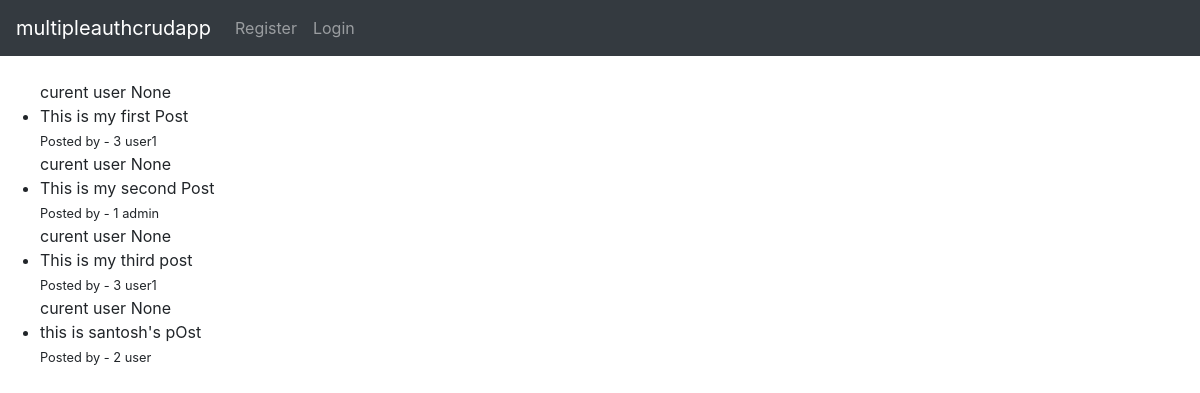
Before: / with the older database file.
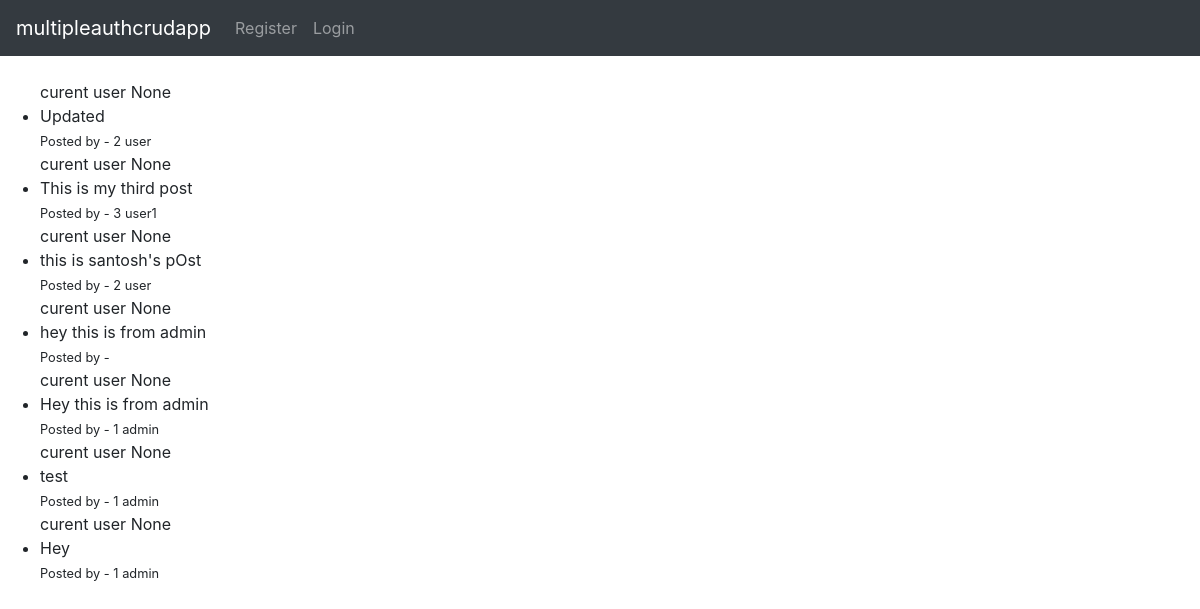
After: the same page with the newer database file.
### crudapp/models.py (models this page shows, shortened)
class Post(models.Model):
    title = models.CharField(max_length=255)
    author = models.ForeignKey(User, on_delete=models.CASCADE, null=True, blank=True)

### crudapp/views.py (the view)
# urls.py: path('', views.index ,name='index'),
def index(request):
    posts = Post.objects.all()
    return render(request,'crudapp/index.html',{'posts':posts})

### crudapp/templates/crudapp/index.html (shortened to what this page needs)
{% extends "crudapp/base.html" %}
{% block content %}
<ul>
    {% for post in posts%}
    <br>
    curent user {{user.id}}
    <li>{{post.title}}</li>
    <small>Posted by - {{post.author.id}} </small>
    <small>{{post.author.username }}</small>
    {%endfor%}
{% endblock %}

### crudapp/templates/crudapp/base.html (shortened to what this page needs)
<!doctype html>
<html lang="en">
  <head>
    <link rel="stylesheet" href="https://cdn.jsdelivr.net/npm/bootstrap@4.4.1/dist/css/bootstrap.min.css">
  </head>
  <body>
    <nav class="navbar navbar-expand-lg navbar-dark bg-dark">
        <a class="navbar-brand" href="{% url 'index' %}">multipleauthcrudapp</a>
        <div class="collapse navbar-collapse" id="navbarNavAltMarkup">
          <div class="navbar-nav">
            {% if user.is_authenticated %}
                <a class="nav-item nav-link" href="{% url 'create_post'%}">Create Post</a>
                <a class="nav-item nav-link" href="{% url 'logout_user' %}">Logout</a>
            {% else %}
            <a class="nav-item nav-link" href="{% url 'register_user' %}">Register</a>
            <a class="nav-item nav-link" href="{% url 'login_user' %}">Login</a>
            {% endif %}
          </div>
        </div>
      </nav>
    {% block content %}
    {% endblock%}
  </body>
</html>

Changed rows visible on the page:
removed Post: id "None", title "This is my first Post", author.id "3", author.username "user1"
changed Post: title "This is my second Post" → "Updated"; author.id "1" → "2"; author.username "admin" → "user"
added Post: id "None", title "hey this is from admin"
added Post: id "None", title "Hey this is from admin", author.id "1", author.username "admin"
added Post: id "None", title "test", author.id "1", author.username "admin"
added Post: id "None", title "Hey", author.id "1", author.username "admin"
